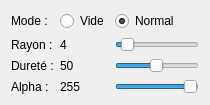
       <widget class="QWidget" name="texture">
        <attribute name="title">
         <string>Texture</string>
        </attribute>
        <layout class="QGridLayout" name="gridLayout_2">
         <item row="1" column="0">
          <widget class="QLabel" name="label_9">
           <property name="text">
            <string>Rayon :</string>
           </property>
          </widget>
         </item>
         <item row="0" column="0">
          <widget class="QLabel" name="label_8">
           <property name="text">
            <string>Mode :</string>
           </property>
          </widget>
         </item>
         <item row="2" column="0">
          <widget class="QLabel" name="label_10">
           <property name="text">
            <string>Dureté :</string>
           </property>
          </widget>
         </item>
         <item row="3" column="0">
          <widget class="QLabel" name="label_11">
           <property name="text">
            <string>Alpha :</string>
           </property>
          </widget>
         </item>
         <item row="1" column="1">
          <widget class="QLabel" name="label_12">
           <property name="text">
            <string>4</string>
           </property>
          </widget>
         </item>
         <item row="2" column="1">
          <widget class="QLabel" name="label_13">
           <property name="text">
            <string>50</string>
           </property>
          </widget>
         </item>
         <item row="3" column="1">
          <widget class="QLabel" name="label_14">
           <property name="text">
            <string>255</string>
           </property>
          </widget>
         </item>
         <item row="1" column="2">
          <widget class="QSlider" name="editTextureRadius">
           <property name="minimum">
            <number>1</number>
           </property>
           <property name="maximum">
            <number>40</number>
           </property>
           <property name="value">
            <number>4</number>
           </property>
           <property name="orientation">
            <enum>Qt::Horizontal</enum>
           </property>
          </widget>
         </item>
         <item row="2" column="2">
          <widget class="QSlider" name="editTextureHardness">
           <property name="minimum">
            <number>1</number>
           </property>
           <property name="maximum">
            <number>100</number>
           </property>
           <property name="value">
            <number>50</number>
           </property>
           <property name="orientation">
            <enum>Qt::Horizontal</enum>
           </property>
          </widget>
         </item>
         <item row="3" column="2">
          <widget class="QSlider" name="editTextureAlpha">
           <property name="minimum">
            <number>1</number>
           </property>
           <property name="maximum">
            <number>255</number>
           </property>
           <property name="value">
            <number>250</number>
           </property>
           <property name="orientation">
            <enum>Qt::Horizontal</enum>
           </property>
          </widget>
         </item>
         <item row="0" column="2">
          <widget class="QRadioButton" name="editTextureModeNormal">
           <property name="text">
            <string>Normal</string>
           </property>
           <property name="checked">
            <bool>true</bool>
           </property>
          </widget>
         </item>
         <item row="0" column="1">
          <widget class="QRadioButton" name="editTextureModeEmpty">
           <property name="text">
            <string>Vide</string>
           </property>
          </widget>
         </item>
        </layout>
       </widget>
